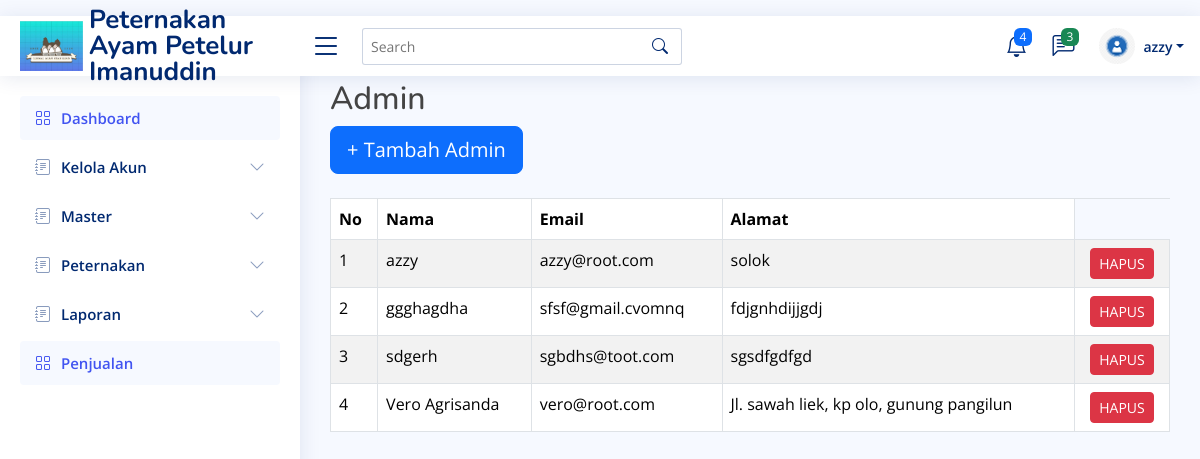
Screenshot of /admin.php (signed in) with the database file from the repository.
### tables this page shows
CREATE TABLE `users` (
  `id` int NOT NULL,
  `namalengkap` varchar(50) NOT NULL,
  `email` varchar(100) NOT NULL,
  `password` varchar(255) NOT NULL,
  `alamat` text,
  `level` varchar(15) NOT NULL
);

### admin.php (the view, shortened to what this page needs)
<!DOCTYPE html>
<html lang="en">
<head>
  <link href="assets/vendor/bootstrap/css/bootstrap.min.css" rel="stylesheet">
  <link href="assets/vendor/bootstrap-icons/bootstrap-icons.css" rel="stylesheet">
  <link href="assets/vendor/boxicons/css/boxicons.min.css" rel="stylesheet">
  <link href="assets/vendor/quill/quill.snow.css" rel="stylesheet">
  <link href="assets/vendor/quill/quill.bubble.css" rel="stylesheet">
  <link href="assets/vendor/remixicon/remixicon.css" rel="stylesheet">
  <link href="assets/vendor/simple-datatables/style.css" rel="stylesheet">
  <link href="assets/css/style.css" rel="stylesheet">
</head>
<body>
  <?php
 include ('header.php');
 include ('sidebar.php');
 ?>
    <main id="main" class="main">
    <div class="pagetitle">
        <h2>Admin</h2>
        <button type="button" class="btn btn-primary btn-lg" onclick="window.location.href='tambah-admin.php'">+ Tambah Admin</button>
        <br>
        <br>
        <table class="table table-striped table-bordered">
            <thead>
                <tr>
                    <th>No</th>
                    <th>Nama</th>
                    <th>Email</th>
                    <th>Alamat</th>
                  </tr>
                </thead>
                <tbody>
                  <?php
                      include('koneksi.php');
                      $no = 1;
                      $query = mysqli_query($conn,"SELECT * FROM users");
                      while($row = mysqli_fetch_array($query)){
                  ?>
                  <tr>
                      <td><?php echo $no++ ?></td>
                      <td><?php echo $row['namalengkap'] ?></td>
                      <td><?php echo $row['email'] ?></td>
                      <td><?php echo $row['alamat'] ?></td>
                      <td class="text-center">
                        <a href="hapus-admin.php?id=<?php echo $row['id'] ?>" class="btn btn-sm btn-danger">HAPUS</a>
                      </td>
                  </tr>
                <?php } ?>
                </tbody>
            </table>
        </div>
        </main>
    </body>
    </html>

### assets/css/style.css (style rules this page uses)
:root { scroll-behavior: smooth; }
body { font-family: "Open Sans", sans-serif; background: #f6f9ff; color: #444444; }
a { color: #4154f1; text-decoration: none; }
h1, h2, h3, h4, h5, h6 { font-family: "Nunito", sans-serif; }
#main { margin-top: 60px; padding: 20px 30px; transition: all 0.3s; }
.pagetitle { margin-bottom: 10px; }
@media (min-width: 1200px) { #main, #footer { margin-left: 300px; } }

### rows the page displays
users: namalengkap "azzy", email "azzy@root.com", alamat "solok"
users: namalengkap "ggghagdha", email "sfsf@gmail.cvomnq", alamat "fdjgnhdijjgdj"
users: namalengkap "sdgerh", email "sgbdhs@toot.com", alamat "sgsdfgdfgd"
users: namalengkap "Vero Agrisanda", email "vero@root.com", alamat "Jl. sawah liek, kp olo, gunung pangilun"

### other values shown
$_SESSION['namalengkap'] "azzy"
